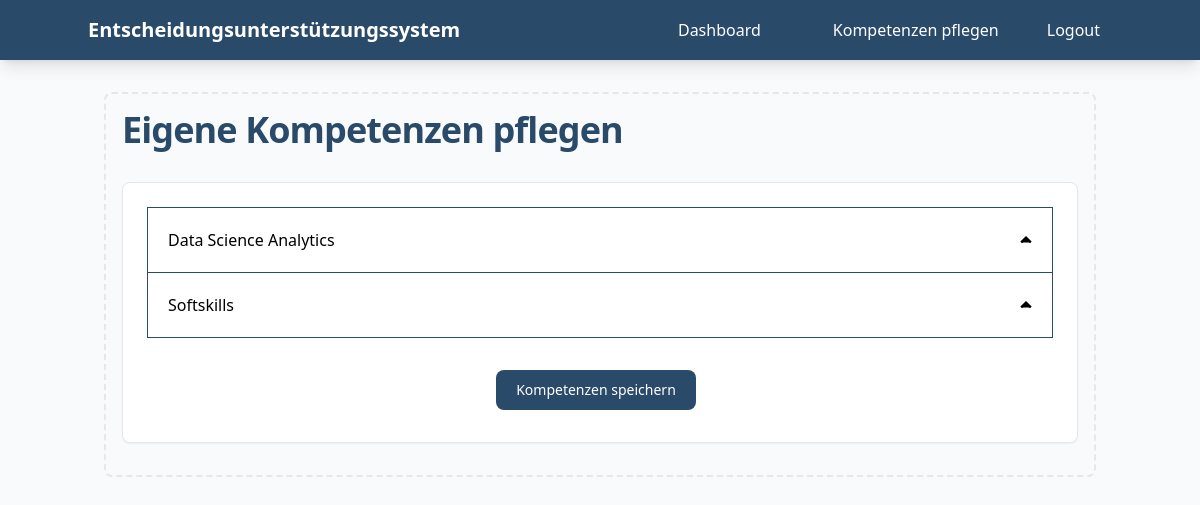
/competence (signed in), run on the app's committed database.
### main.py (models this page shows)
class CompetenceGroup(db.Model):
    id = db.Column(db.Integer, primary_key=True)
    name = db.Column(db.String(100), nullable=False, unique=True)
    competences = db.relationship('Competence', backref='competence_group', lazy=True)

### main.py (the view, shortened to what this page needs)
@app.route("/competence", methods=['GET', 'POST'])
@login_required
def competence():
    form = AdminCompetenceForm()
    competence_groups = CompetenceGroup.query.options(
        db.joinedload(CompetenceGroup.competences).joinedload(Competence.knowledge_skills)
    ).all()
    current_competences = {uc.knowledge_skill_id: uc.competence_level for uc in current_user.competences}
    return render_template('competence.html',
                           competence_groups=competence_groups,
                           current_competences=current_competences,
                           form=form)

### main.py (called while the page is built)
@login_manager.user_loader
def load_user(user_id):
    return Users.query.get(int(user_id))

### templates/competence.html (shortened to what this page needs)
{% extends 'base.html' %}
{% block content %}
<div class="max-w-6xl mx-auto">
  <div class="p-4 border-2 border-gray-200 border-dashed rounded-lg dark:border-gray-700">
    <div class="mb-4 flex items-center justify-between">
        <h1 class="mb-4 text-4xl font-bold tracking-tight text-[#2A4A6A] dark:text-white">
            Eigene Kompetenzen pflegen
        </h1>
    </div>
    <div class="grid grid-cols-1 md:grid-cols-1 gap-4 mb-4">
        <div class="w-full p-6 bg-white border border-gray-200 rounded-lg shadow-sm dark:bg-gray-800 dark:border-gray-700">
            <form method="POST" novalidate>
              <div id="accordion-categories" data-accordion="collapse" role="tablist" aria-label="Kompetenzkategorien">
                {% for competence_group in competence_groups %}
                <div class="accordion-item">
                  <h2 id="heading-category-{{ loop.index }}" role="tab">
                    <button type="button"
                            class="flex items-center justify-between w-full p-5 font-medium text-left text-black border border-[#2A4A6A] {% if not loop.last %}border-b-0{% endif %} hover:bg-gray-200 focus:outline-none focus:ring-2 focus:ring-[#2A4A6A] focus:ring-opacity-50"
                            data-accordion-target="#body-category-{{ loop.index }}"
                            aria-expanded="false"
                            aria-controls="body-category-{{ loop.index }}"
                            role="button"
                            tabindex="0">
                      {{ competence_group.name }}
                      <svg data-accordion-icon class="w-3 h-3 rotate-180 shrink-0" xmlns="http://www.w3.org/2000/svg" viewBox="0 0 10 6" aria-hidden="true">
                          <path stroke="currentColor" stroke-width="2" d="M9 5 5 1 1 5" />
                      </svg>
                    </button>
                  </h2>
                </div>
                {% endfor %}
              </div>
              <div class="mt-8 flex justify-center">
                <button type="submit" class="text-white bg-[#2A4A6A] hover:bg-blue-800 focus:ring-4 focus:ring-blue-300 font-medium rounded-lg text-sm px-5 py-2.5 me-2 mb-2 dark:bg-blue-600 dark:hover:bg-blue-700 focus:outline-none dark:focus:ring-blue-800">
                  Kompetenzen speichern
                </button>
              </div>
            </form>
        </div>
    </div>
  </div>
</div>
{% endblock %}

### data on the page
CompetenceGroup: name "Data Science Analytics"
CompetenceGroup: name "Softskills"
